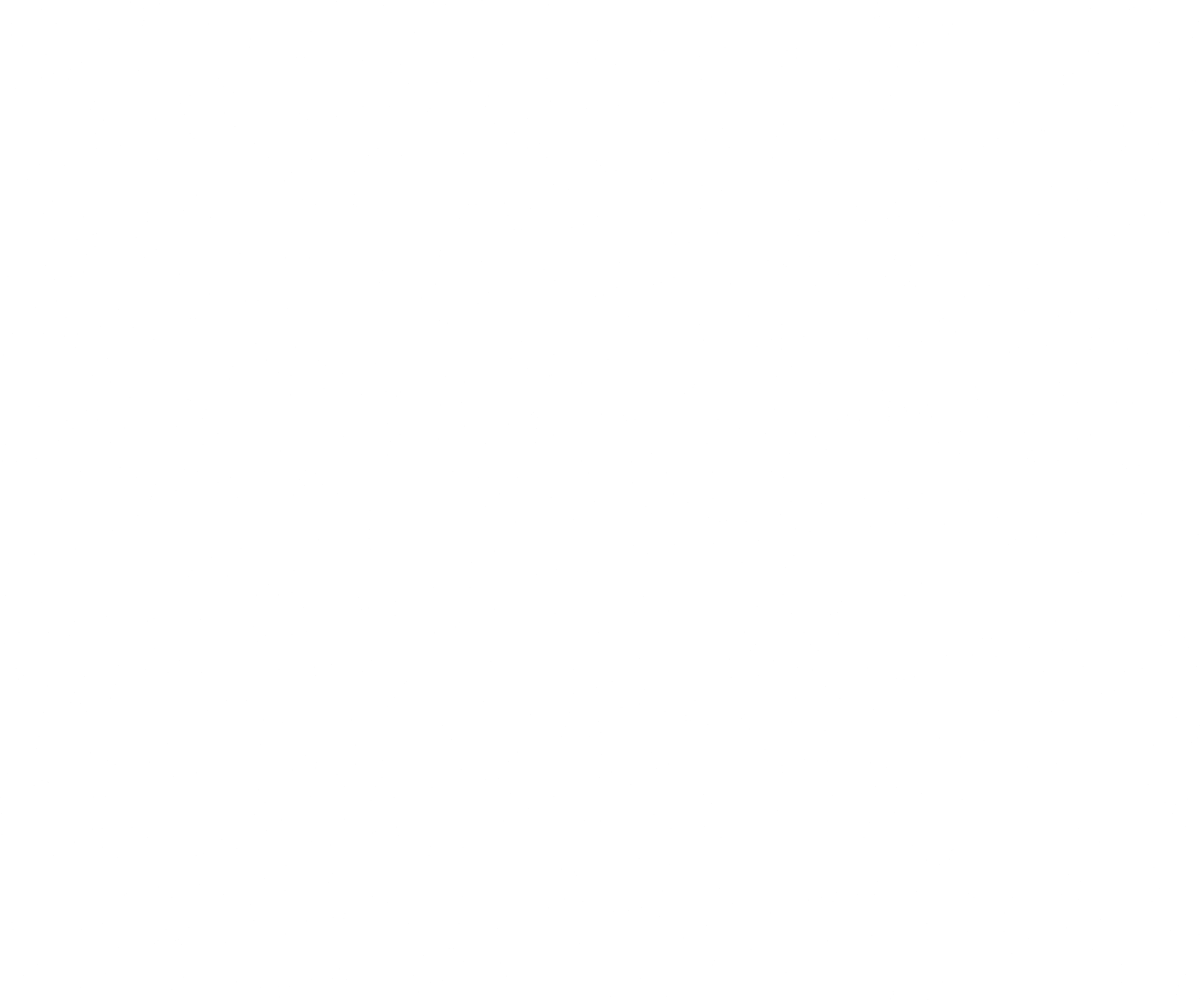
Frame 1 (no input)
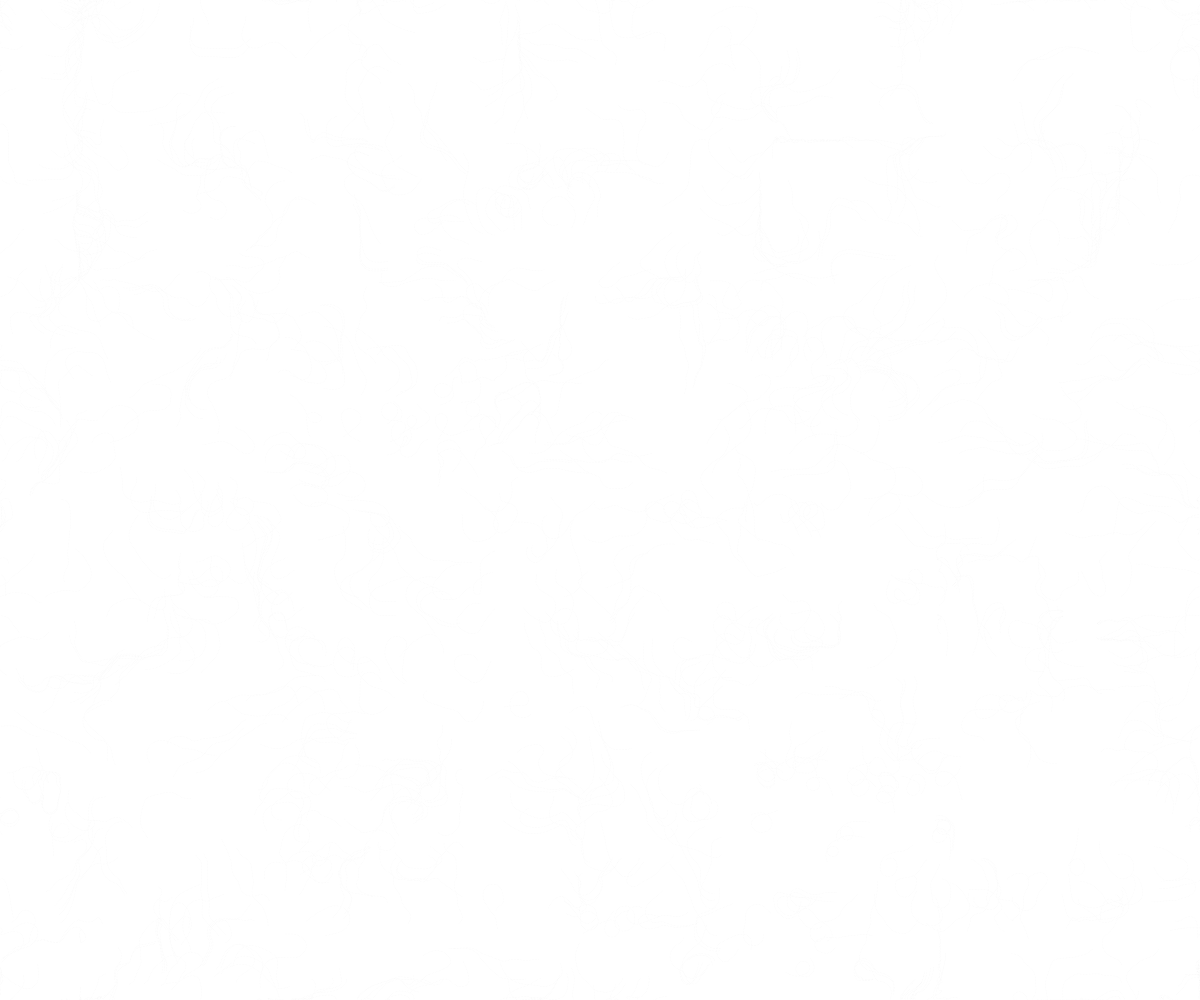
Frame 60 (no input)
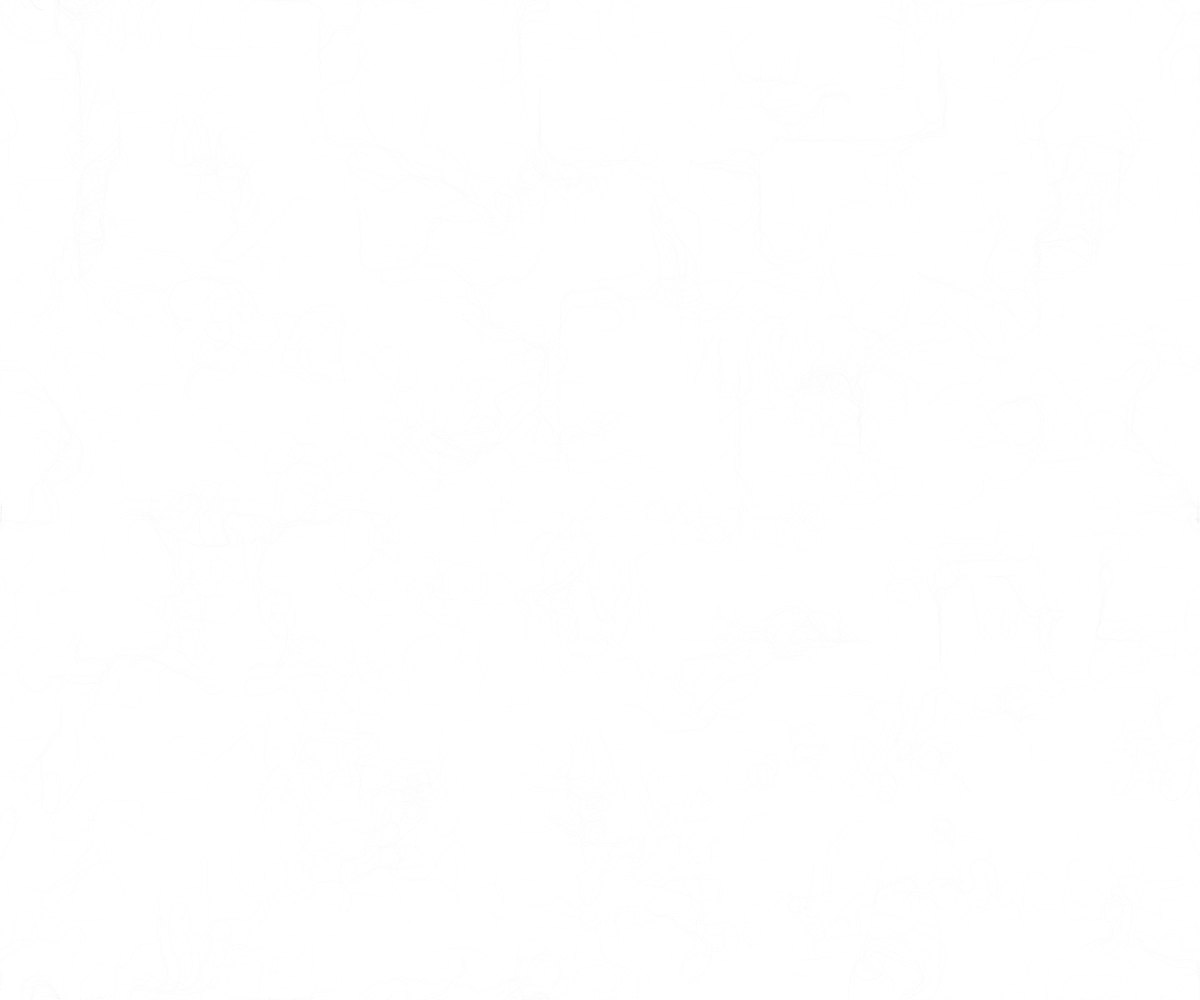
Frame 120 (the mouse pressed at the canvas centre since frame 60)

The p5.js sketch that drew these frames (run headless with seeded random() and noise() and a simulated clock; from frame 60 on, the mouse is pressed at the canvas centre):

// p5.js sketch
// ── sketch.js
let cols, rows;
let scl = 20; // Grid scale
let flowfield;
let particles = [];

function setup() {
  createCanvas(innerWidth, innerHeight);
  cols = floor(width / scl);
  rows = floor(height / scl);
  flowfield = new Array(cols * rows);

  for (let i = 0; i < 1000; i++) {
    particles.push(new Particle());
  }
}

function draw() {
  // background(255);
  generateFlowfield();
  updateParticles();
}

function generateFlowfield() {
  let yoff = 0;
  for (let y = 0; y < rows; y++) {
    let xoff = 0;
    for (let x = 0; x < cols; x++) {
      let index = x + y * cols;
      let angle = noise(xoff, yoff, frameCount * 0.01) * TWO_PI * 4;
      let v = p5.Vector.fromAngle(angle);
      v.setMag(1);
      flowfield[index] = v;
      xoff += 0.1;
    }
    yoff += 0.1;
  }
}

function updateParticles() {
  for (let i = 0; i < particles.length; i++) {
    particles[i].follow(flowfield);
    particles[i].update();
    particles[i].edges();
    particles[i].show();
  }
}

class Particle {
  constructor() {
    this.pos = createVector(random(width), random(height));
    this.vel = createVector(0, 0);
    this.acc = createVector(0, 0);
    this.maxspeed = 3;
    this.prevPos = this.pos.copy();
  }

  update() {
    this.vel.add(this.acc);
    this.vel.limit(this.maxspeed);
    this.pos.add(this.vel);
    this.acc.mult(0);
    this.pos.x = lerp(this.prevPos.x, this.pos.x, 0.5); // Smoother interpolation
    this.pos.y = lerp(this.prevPos.y, this.pos.y, 0.5);
  }

  applyForce(force) {
    this.acc.add(force);
  }

  follow(flowfield) {
    let x = floor(this.pos.x / scl);
    let y = floor(this.pos.y / scl);
    let index = x + y * cols;
    let force = flowfield[index];
    if (force) {
      this.applyForce(force);
    }
  }

  show() {
    stroke(0, 5);
    strokeWeight(1);
    point(this.pos.x, this.pos.y); // Draw a point at the particle's position
    this.updatePrev();
  }

  updatePrev() {
    this.prevPos.x = this.pos.x;
    this.prevPos.y = this.pos.y;
  }

  edges() {
    if (this.pos.x > width) this.pos.x = 0;
    if (this.pos.x < 0) this.pos.x = width;
    if (this.pos.y > height) this.pos.y = 0;
    if (this.pos.y < 0) this.pos.y = height;
  }
}
// ── style.css
*{
  margin: 0;
  padding: 0;
}
canvas {
  display: block;
}
